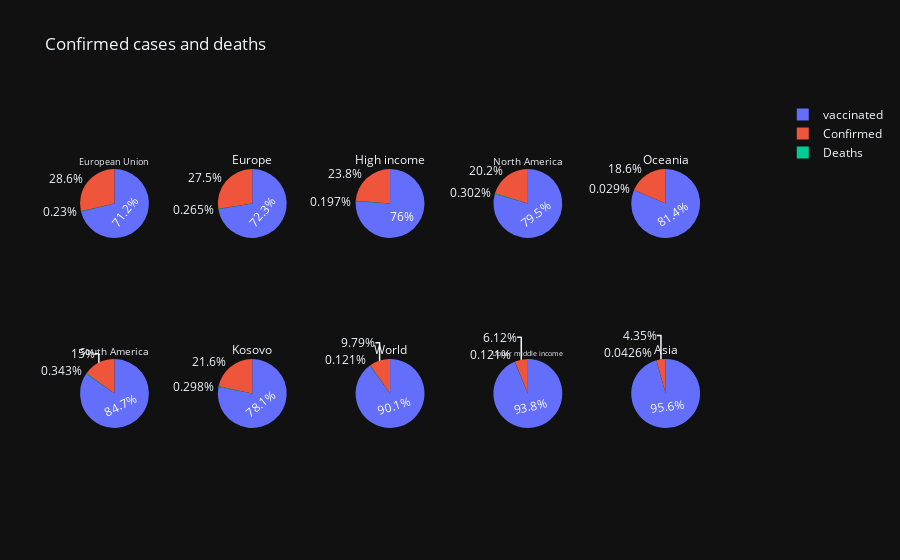

The notebook cell this image was saved under:
### Code cell
from plotly.offline import iplot
import plotly.graph_objs as go


def create_pie_charts():
    fig = make_subplots()
    labels = ['Deaths', 'Confirmed', 'vaccinated']
    domainsX = [[0, 0.1], [0.2, 0.3], [0.4, 0.5], [0.6, 0.7], [0.8, 0.9], [0, 0.1], [0.2, 0.3], [0.4, 0.5], [0.6, 0.7],
                [0.8, 0.9]]
    domainsY = [[0.5, 1], [0.5, 1], [0.5, 1], [0.5, 1], [0.5, 1], [0, 0.5], [0, 0.5], [0, 0.5], [0, 0.5], [0, 0.5]]
    for i in range(10):
        data = [sorted_owid_df.deaths.iloc[i], sorted_owid_df.confirmed.iloc[i], sorted_owid_df.vaccinated.iloc[i]]
        fig.add_trace(go.Pie(labels=labels, values=data, name=sorted_owid_df.country.iloc[i],
                             title=sorted_owid_df.country.iloc[i],
                             domain=dict(x=domainsX[i], y=domainsY[i])))

    fig.update_layout(title="Confirmed cases and deaths")
    fig.show()


create_pie_charts()

### Figure 1 — Plotly figure (JSON) as saved in the notebook; plotly's stock layout.template omitted (floating-point values rounded to 4 significant figures)
{"data": [{"domain": {"x": [0, 0.1], "y": [0.5, 1]}, "labels": ["Deaths", "Confirmed", "vaccinated"], "name": "European Union", "title": {"text": "European Union"}, "values": [0.2368, 29.35, 73.16], "type": "pie"}, {"domain": {"x": [0.2, 0.3], "y": [0.5, 1]}, "labels": ["Deaths", "Confirmed", "vaccinated"], "name": "Europe", "title": {"text": "Europe"}, "values": [0.2392, 24.83, 65.35], "type": "pie"}, {"domain": {"x": [0.4, 0.5], "y": [0.5, 1]}, "labels": ["Deaths", "Confirmed", "vaccinated"], "name": "High income", "title": {"text": "High income"}, "values": [0.1924, 23.21, 74.17], "type": "pie"}, {"domain": {"x": [0.6, 0.7], "y": [0.5, 1]}, "labels": ["Deaths", "Confirmed", "vaccinated"], "name": "North America", "title": {"text": "North America"}, "values": [0.2381, 15.94, 62.74], "type": "pie"}, {"domain": {"x": [0.8, 0.9], "y": [0.5, 1]}, "labels": ["Deaths", "Confirmed", "vaccinated"], "name": "Oceania", "title": {"text": "Oceania"}, "values": [0.02247, 14.4, 63.11], "type": "pie"}, {"domain": {"x": [0, 0.1], "y": [0, 0.5]}, "labels": ["Deaths", "Confirmed", "vaccinated"], "name": "South America", "title": {"text": "South America"}, "values": [0.2972, 12.98, 73.38], "type": "pie"}, {"domain": {"x": [0.2, 0.3], "y": [0, 0.5]}, "labels": ["Deaths", "Confirmed", "vaccinated"], "name": "Kosovo", "title": {"text": "Kosovo"}, "values": [0.1761, 12.78, 46.08], "type": "pie"}, {"domain": {"x": [0.4, 0.5], "y": [0, 0.5]}, "labels": ["Deaths", "Confirmed", "vaccinated"], "name": "World", "title": {"text": "World"}, "values": [0.0785, 6.347, 58.38], "type": "pie"}, {"domain": {"x": [0.6, 0.7], "y": [0, 0.5]}, "labels": ["Deaths", "Confirmed", "vaccinated"], "name": "Upper middle income", "title": {"text": "Upper middle income"}, "values": [0.09937, 5.012, 76.73], "type": "pie"}, {"domain": {"x": [0.8, 0.9], "y": [0, 0.5]}, "labels": ["Deaths", "Confirmed", "vaccinated"], "name": "Asia", "title": {"text": "Asia"}, "values": [0.03028, 3.091, 67.9], "type": "pie"}], "layout": {"xaxis": {"anchor": "y", "domain": [0.0, 1.0]}, "yaxis": {"anchor": "x", "domain": [0.0, 1.0]}, "title": {"text": "Confirmed cases and deaths"}}}
